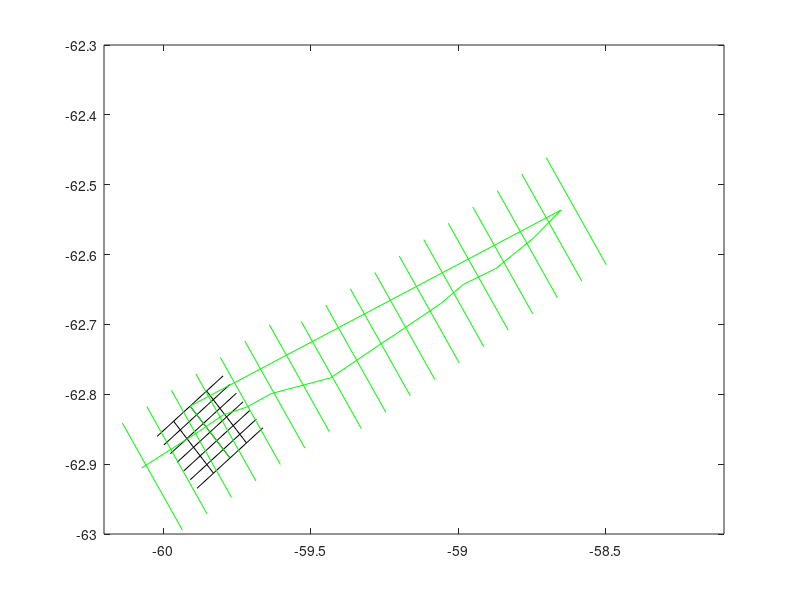

This chart was generated by the following MATLAB code: (Note: this script raises an error after producing the figure.)
function createLines
% function to create a bunch of shooting lines

% Load the OBSs
% load ../final/GE-OBS.xy	
% load ../final/US-OBS.xy	

% Distance scaling
lat2km = 111.3;
lon2km = lat2km * cosd(62.5);

%% 3D Profiles & Tomography
mid3d = [-59.8408 -62.8541];     % Center point of 3D survey
mid3d = [-59.8408 -62.8541]     % Center point of 3D survey
theta3d = 50;                   % Azimuth of shot lines
len3d = 15;                      % Length of shot lines   
addLine = 0;                    % Distance to add at either end of 3d lines
spacing3d = 1.8;                 % Spacing of shot lines
n3d = 7; %41                       % Number of 3d lines
spacing3dTie = 3.75; %3.75;             % Spacing of the tie lines
n3dTie = 3;                      % Number of tie lines
%lenTomo = 15;                    % Length of tomography lines
%nTomo = 30;                      % Number of tomography lines
%taperTomo = [3 2.5 2 1.5 1 0.5]; % Tapering outer tomography lines
speed = 4.0*1.85;                % shooting speed in km/hr 
radiusTurn = 1.5;                % turning radius
radiusTurnTomo = 0.25;           % Turning radius for tomography

% Lines
x0 = (-floor(n3d/2):floor(n3d/2))*spacing3d;
x1 = x0;
y0 = -ones(1,n3d)*(len3d/2+addLine);
y1 = -y0;
x0Tie = -ones(1,n3dTie)*spacing3d*floor(n3d/2);
x1Tie = -x0Tie;
y0Tie = -floor(n3dTie/2)*spacing3dTie:spacing3dTie:floor(n3dTie/2)*spacing3dTie;
y1Tie = y0Tie;
%x0Tomo = (x0(1:end-1)+x0(2:end))/2;
%x1Tomo = (x1(1:end-1)+x1(2:end))/2;
%i = 1+(n3d-nTomo-1)/2:(n3d-1)-(n3d-nTomo-1)/2;
% x0Tomo = x0Tomo(i);
% x1Tomo = x1Tomo(i);
% y0Tomo = -ones(1,nTomo)*lenTomo/2;
% taper = zeros(size(y0Tomo));
% taper(1:length(taperTomo)) = taperTomo;
% taper(end:-1:end-length(taperTomo)+1) = taperTomo;
% y0Tomo = y0Tomo + taper;
% y1Tomo = -y0Tomo;

% Time calculations
t3d = (sum(abs(y1-y0))+pi*radiusTurn*(n3d-1))/speed
t3dtie =  (sum(abs(x1Tie-x0Tie))+pi*spacing3dTie/2*(length(x1Tie)-1))/speed
%tTomo = (sum(abs(y1Tomo-y0Tomo))+pi*radiusTurnTomo*(nTomo-1))/speed

%Rotate
x0p = (cosd(theta3d)*x0 + sind(theta3d)*y0)/lon2km+mid3d(1);
y0p = (-sind(theta3d)*x0 + cosd(theta3d)*y0)/lat2km+mid3d(2);
x1p = (cosd(theta3d)*x1 + sind(theta3d)*y1)/lon2km+mid3d(1);
y1p = (-sind(theta3d)*x1 + cosd(theta3d)*y1)/lat2km+mid3d(2);
% x0Tomop = (cosd(theta3d)*x0Tomo + sind(theta3d)*y0Tomo)/lon2km+mid3d(1);
% y0Tomop = (-sind(theta3d)*x0Tomo + cosd(theta3d)*y0Tomo)/lat2km+mid3d(2);
% x1Tomop = (cosd(theta3d)*x1Tomo + sind(theta3d)*y1Tomo)/lon2km+mid3d(1);
% y1Tomop = (-sind(theta3d)*x1Tomo + cosd(theta3d)*y1Tomo)/lat2km+mid3d(2);
x0Tiep = (cosd(theta3d)*x0Tie + sind(theta3d)*y0Tie)/lon2km+mid3d(1);
y0Tiep = (-sind(theta3d)*x0Tie + cosd(theta3d)*y0Tie)/lat2km+mid3d(2);
x1Tiep = (cosd(theta3d)*x1Tie + sind(theta3d)*y1Tie)/lon2km+mid3d(1);
y1Tiep = (-sind(theta3d)*x1Tie + cosd(theta3d)*y1Tie)/lat2km+mid3d(2);

% PLot
close all
%plot(GE_OBS(:,1),GE_OBS(:,2),'sk','markerfacecolor','k')

%plot(US_OBS(:,1),US_OBS(:,2),'sk','markerfacecolor','k')
plot([x0p; x1p],[y0p; y1p],'-k')
hold on
plot([x0Tiep; x1Tiep],[y0Tiep; y1Tiep],'-k')
%plot([x0Tomop; x1Tomop],[y0Tomop; y1Tomop],'-r')

fid = fopen('y_bathy_a.txt','wt');
for i=1:length(x0p)
  fprintf(fid,'%f %f\n',x0p(i),y0p(i));
  fprintf(fid,'%f %f\n',x1p(i),y1p(i));
  if i<length(x0p)
    fprintf(fid,'>\n');
  end
end
fid = fopen('x_bathy_a.txt','wt');
for i=1:length(x0Tiep)
  fprintf(fid,'%f %f\n',x0Tiep(i),y0Tiep(i));
  fprintf(fid,'%f %f\n',x1Tiep(i),y1Tiep(i));
  if i<length(x0Tiep)
    fprintf(fid,'>\n');
  end
end
fclose(fid);
% fid = fopen('tomo_lines.txt','wt');
% for i=1:length(x0Tomop)
%   fprintf(fid,'%f %f\n',x0Tomop(i),y0Tomop(i));
%   fprintf(fid,'%f %f\n',x1Tomop(i),y1Tomop(i));
%   if i<length(x0Tomop)
%     fprintf(fid,'>\n');
%   end
% end
% fclose(fid);


%% 2D Profiles
mid2d = [-59 -62.6667];
len2d = 20;
theta2dLeft = -31.5;
theta2dRight = -31.5;
xoffset2d = -25;
yoffset2dLeft = 4;
yoffset2dRight = 1.5;
spacing2d = 5;
nleft = round(60/spacing2d);
nright = round(24/spacing2d);

x0 = (-nleft:nright)*spacing2d;
y0 = -ones(1,nleft+nright+1)*(len2d/2+addLine);
x1 = x0;
y1 = -y0;

i = x0<xoffset2d;
y0(i) = y0(i)+yoffset2dLeft;
y1(i) = y1(i)+yoffset2dLeft;
x02dp(i) = (cosd(theta2dLeft)*x0(i) + sind(theta2dLeft)*y0(i))/lon2km+mid2d(1);
y02dp(i) = (-sind(theta2dLeft)*x0(i) + cosd(theta2dLeft)*y0(i))/lat2km+mid2d(2);
x12dp(i) = (cosd(theta2dLeft)*x1(i) + sind(theta2dLeft)*y1(i))/lon2km+mid2d(1);
y12dp(i) = (-sind(theta2dLeft)*x1(i) + cosd(theta2dLeft)*y1(i))/lat2km+mid2d(2);
i = x0>=xoffset2d;
y0(i) = y0(i)+yoffset2dRight;
y1(i) = y1(i)+yoffset2dRight;
x02dp(i) = (cosd(theta2dRight)*x0(i) + sind(theta2dRight)*y0(i))/lon2km+mid2d(1);
y02dp(i) = (-sind(theta2dRight)*x0(i) + cosd(theta2dRight)*y0(i))/lat2km+mid2d(2);
x12dp(i) = (cosd(theta2dRight)*x1(i) + sind(theta2dRight)*y1(i))/lon2km+mid2d(1);
y12dp(i) = (-sind(theta2dRight)*x1(i) + cosd(theta2dRight)*y1(i))/lat2km+mid2d(2);


% Time
t2d = (sum(abs(y1-y0))+(pi*radiusTurn+spacing2d-2*radiusTurn)*(length(y0)-1))/speed


plot([x02dp; x12dp],[y02dp; y12dp],'-g')

fid = fopen('2D_lines.txt','wt');
for i=1:length(x02dp)
  fprintf(fid,'%f %f\n',x02dp(i),y02dp(i));
  fprintf(fid,'%f %f\n',x12dp(i),y12dp(i));
  if i<length(x02dp)
    fprintf(fid,'>\n');
  end
end
fclose(fid);

%% 2d Along Axis line
data = [-60.07184	-62.90529	-1002.8	0	0.00
-59.87934	-62.85347	-589.1	11.33	11.33
-59.79500	-62.82920	-626.3	16.39	5.06
-59.71616	-62.81831	-983.7	20.58	4.18
-59.63366	-62.79904	-1103.3	25.28	4.71
-59.43198	-62.77641	-1434.9	35.84	10.56
-59.27064	-62.73024	-1372.4	45.53	9.69
-59.21381	-62.71428	-1369.5	48.93	3.40
-59.05797	-62.66970	-1242.4	58.29	9.37
-58.98280	-62.64275	-1076.4	63.16	4.87
-58.87279	-62.61999	-1249.1	69.33	6.17
-58.74445	-62.57611	-1415.4	77.51	8.18
-58.65278	-62.53640	-1646.4	83.96	6.45
-58.595399	-62.497371	    	-1334.9	94.08	10.12
-58.284601	-62.389229	-1488.4	107.30	13.23];

lon = data(:,1);
lat = data(:,2);
lon(end-1,1) = x0Tiep(ceil(n3dTie/2));
lon(end,1) = x1Tiep(ceil(n3dTie/2));
lat(end-1,1) = y0Tiep(ceil(n3dTie/2));
lat(end,1) = y1Tiep(ceil(n3dTie/2));

plot(lon,lat,'-g')
xlim([-60.2 -58.1])
ylim([-63 -62.3])

% Time
tAlong = sum(sqrt((diff(lon)*111.19*cosd(62.5)).^2+(diff(lat)*111.19).^2))/speed;

fid = fopen('alongAxis_line.txt','wt');
for i=1:length(lon)
  fprintf(fid,'%f %f\n',lon(i),lat(i));
end
fclose(fid);

%% Write Excel File
fid = fopen('ShootingPlan.csv','wt+');
fprintf(fid,'\nAlong Axis Line 101\n');
fprintf(fid,'Way Point,Lat,Lon,Lat Deg,Lat Min,Lon Deg,Lon Min\n');
data = [(1:length(lat))' lat lon floor(-lat) 60*(-lat-floor(-lat)) floor(-lon) 60*(-lon-floor(-lon))];
fprintf(fid,'%i, %f, %f, %i, %f, %i, %f\n',data');
write_lines(fid,'2-D Lines',200,y02dp,y12dp,x02dp,x12dp)
write_lines(fid,'3-D Reflection Lines',300,y0p,y1p,x0p,x1p)
write_lines(fid,'3-D Tie Lines',400,y0Tiep,y1Tiep,x0Tiep,x1Tiep)
write_lines(fid,'Tomography Lines',500,y0Tomop,y1Tomop,x0Tomop,x1Tomop)
fclose(fid);

end

%%
function [deg,min] = deg2degmin(decdeg)
% Converts decimal degrees to degrees and minutes (unsigned)

% Decimal places for minutes
dp = 4;

decdeg = abs(decdeg);
deg = floor(decdeg);
min = 60*(decdeg-deg);
min = round(min*10^dp)/10^dp;

end

%%
function write_lines(fid,titl,linenumber,y0,y1,x0,x1)

fprintf(fid,['\n\n' titl '\n']);
fprintf(fid,'Line,,Waypoint,Lat,Lon,Lat Deg,Lat Min,Lon Deg,Lon Min,,Waypoint,Lat,Lon,Lat Deg,Lat Min,Lon Deg,Lon Min\n');
[y0d,y0m] = deg2degmin(y0);
[y1d,y1m] = deg2degmin(y1);
[x0d,x0m] = deg2degmin(x0);
[x1d,x1m] = deg2degmin(x1);
for i = 1:length(x0)
  w0 = [int2str(linenumber+i) 'A'];
  w1 = [int2str(linenumber+i) 'B'];
  fprintf(fid,'%i,, %s,%f, %f, %i, %f, %i, %f, ,%s ,%f, %f, %i, %f, %i, %f\n', linenumber+i, ...
                 w0,y0(i),x0(i),y0d(i),y0m(i),x0d(i),x0m(i), ...
                 w1,y1(i),x1(i),y1d(i),y1m(i),x1d(i),x1m(i));
end

end
